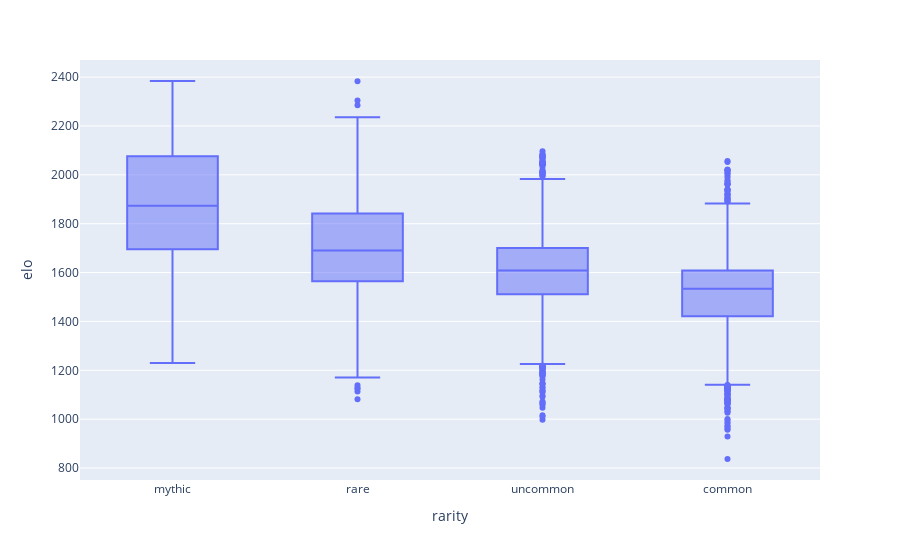

Here is the notebook cell this chart was saved with:
### Markdown cell above
# Initial Observations
* Cards appear multiple times across sets and have different values dependent on the set.
* This is to be expected given that different draft environments will drive different outcomes
* Need to do some checks on relative position / ranking for a given set
* **Question: Try to model specific sets or cards overall?**
    * A lot more value in cards overall given that this will allow more nuance in outcomes
    * Options on handling multiple scores - look at different metrics to convert the elo to a common score for a card. At least for the first rounds of modelling.

### Code cell
fig = px.box(df_scores,y='elo',x='rarity')
fig.show()

### Figure 1 — Plotly figure (JSON) as saved in the notebook; plotly's stock layout.template omitted (floating-point values rounded to 4 significant figures; data arrays with more than 128 entries replaced by an {"elided": "..."} marker saying what was removed)
{"data": [{"alignmentgroup": "True", "hovertemplate": "rarity=%{x}<br>elo=%{y}<extra></extra>", "legendgroup": "", "marker": {"color": "#636efa"}, "name": "", "notched": false, "offsetgroup": "", "orientation": "v", "showlegend": false, "type": "box", "x": {"elided": "7938 str values"}, "x0": " ", "xaxis": "x", "y": {"elided": "7938 int values"}, "y0": " ", "yaxis": "y"}], "layout": {"boxmode": "group", "legend": {"tracegroupgap": 0}, "margin": {"t": 60}, "xaxis": {"anchor": "y", "domain": [0, 1], "title": {"text": "rarity"}}, "yaxis": {"anchor": "x", "domain": [0, 1], "title": {"text": "elo"}}}}
